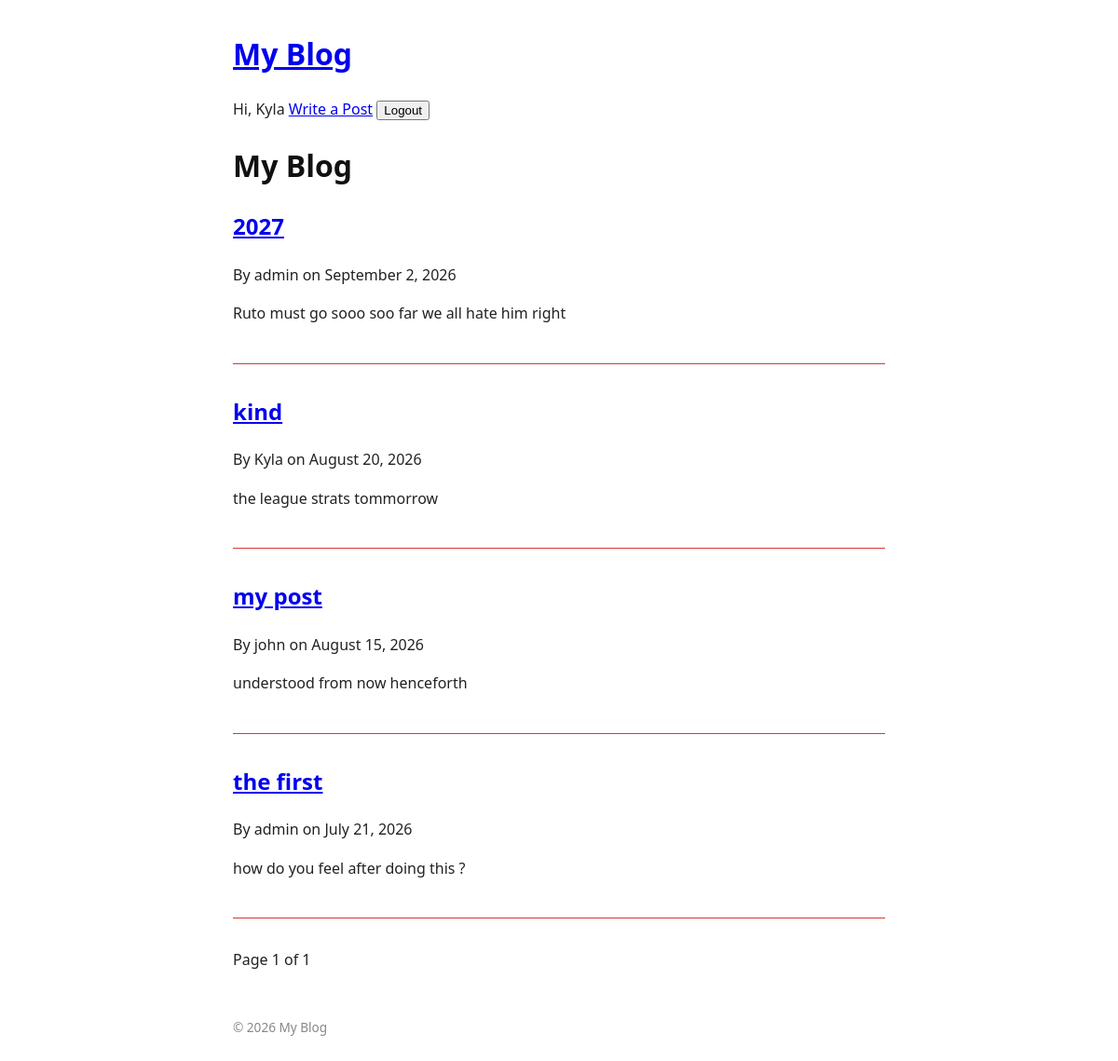
Page /blog/ (signed in) on the committed database.
### blog/models.py (models this page shows)
class Post(models.Model):
    title = models.CharField(max_length=200)
    slug = models.SlugField(max_length=200, unique=True, help_text="A slug is a short label for something, containing only letters, numbers, underscores or hyphens. They’re generally used in URLs.")
    author = models.ForeignKey(User, on_delete=models.CASCADE, related_name='Posts')
    category = models.ForeignKey(Category, on_delete=models.SET_NULL, null=True, blank=True, related_name='posts')
    content = models.TextField()
    created_at = models.DateTimeField(auto_now_add=True)
    updated_at = models.DateTimeField(auto_now=True)
    published_at = models.DateTimeField(default=timezone.now)
    is_published = models.BooleanField(default=True)
    tags = models.ManyToManyField(Tag, blank=True, related_name='posts')
    image = models.ImageField(upload_to='post_images/', blank=True, null=True)

### blog/views.py (the view)
# urls.py: path('', views.post_list, name='post_list'),
def post_list(request):
    posts_qs = Post.objects.filter(is_published=True).order_by('-published_at')
    paginator = Paginator(posts_qs, 5) # Show 5 posts per page
    page_number = request.GET.get('page')
    posts = paginator.get_page(page_number)
    return render(request, 'blog/post_list.html', {'posts':posts})

### blog/templates/blog/post_list.html (shortened to what this page needs)
{% extends 'blog/base.html' %} {% block title %} My Blog - Home {% endblock %}
{% block content %} {% for post in posts %}
<article>
  <h2>
    <a href="{% url 'post_detail' post.slug %}">{{ post.title }}</a>
  </h2>
  <p>By {{post.author}} on {{ post.published_at|date:"F j, Y"}}
  </p>
  <p>{{ post.content|truncatewords:30 }}</p>
</article>
{% empty %}
<p>No posts yet</p>
{% endfor %}
<nav>
  <span> Page {{ posts.number }} of {{ posts.paginator.num_pages }} </span>
</nav>
{% endblock %}

### blog/templates/blog/base.html (shortened to what this page needs)
{% load static %}
<!doctype html>
<html lang="en">
  <head>
    <link rel="stylesheet" href="{% static 'css/style.css' %}" />
    <h1><a href="{% url 'post_list'%}"> My Blog</a></h1>
    <nav>
      {% if user.is_authenticated %}
      <span>Hi, {{ user.username }}</span>
      <a href="{% url 'post_create' %}">Write a Post</a>
      <form method="post" action="{% url 'logout' %}" style="display: inline">
        <button type="submit">Logout</button>
        {% else %}
        <a href="{% url 'login' %}">Login</a>
        <a href="{% url 'register' %}">register</a>
        {% endif %}
      </form>
    </nav>
  </head>
  <body>
    <header>
      <h1><a href="{% url 'post_list'%}"> My Blog</a></h1>
    </header>
    <main>{% block content %} {% endblock %}</main>
    <footer>
      <p>&copy; 2026 My Blog</p>
    </footer>
  </body>
</html>

### static/css/style.css (style rules this page uses)
body { font-family: system-ui, sans-serif; max-width: 700px; margin: 2rem auto; padding: 0 1rem; line-height: 1.6; color: #222; }
header h1 a { text-decoration: none; color: #111; }
article { margin-bottom: 2rem; padding-bottom: 1.5rem; border-bottom: 1px solid #db3636; }
article h2 { text-decoration: none; color: #1a1a1a; }
footer { margin-top: 3rem; font-size: 0.85rem; color: #888; }

### rows in the picture
Post: title "2027", author "admin", published_at "September 2, 2026", content "Ruto must go sooo soo far we all hate him right"
Post: title "kind", author "Kyla", published_at "August 20, 2026", content "the league strats tommorrow"
Post: title "my post", author "john", published_at "August 15, 2026", content "understood from now henceforth"
Post: title "the first", author "admin", published_at "July 21, 2026", content "how do you feel after doing this ?"

### other values in the picture
{{ user.username }} "Kyla"
{{ posts.number }} "1"
{{ posts.paginator.num_pages }} "1"
